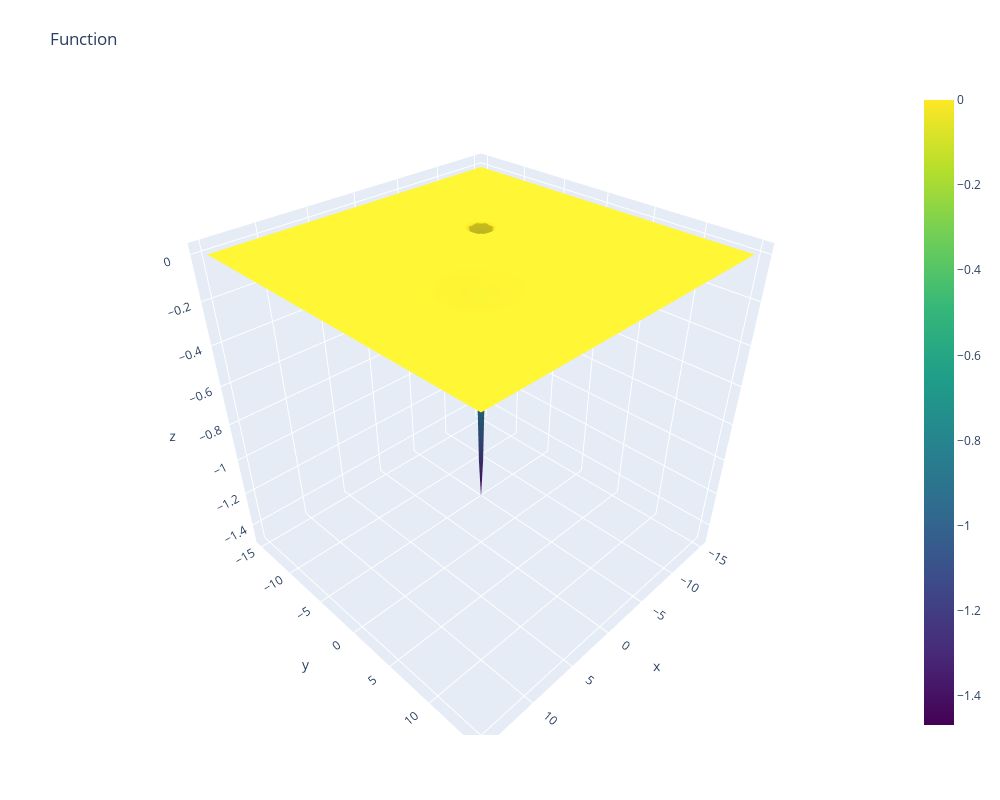

Source (notebook cell):
### Code cell
fig = go.Figure(data=[go.Surface(z=out, x=X, y=Y, colorscale="Viridis")])

fig.update_layout(title='Function', autosize=False,
                  width=1000, height=800,
                  margin=dict(l=65, r=50, b=65, t=90))

fig.show()
